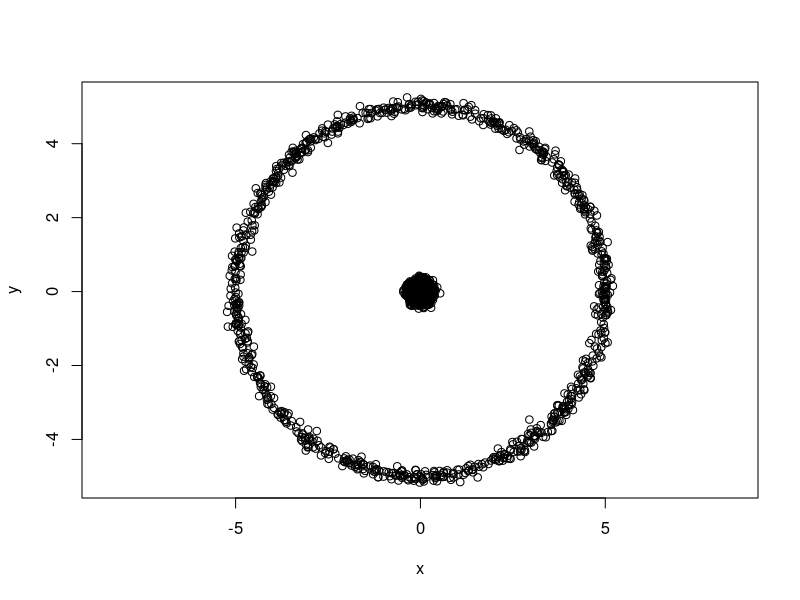

Here is the R script that generated this plot: (Note: this script raises an error after producing the figure.)
set.seed(10)

r1 <- 5; r2 <- 0.2; n <- 1000
ind <- runif(n, min = 0, max = 2*pi)
x <- c(cos(ind)*r1, cos(ind)*r2) + 0.1*rnorm(2*n)
y <- c(sin(ind)*r1, sin(ind)*r2) + 0.1*rnorm(2*n)

plot(x,y, asp = T)

dat <- cbind(x, y)

#do spectral clustering
eig <- eigen(cov(dat))
clus <- kmeans(eig$vectors)

#hahha failed experiment. right. spectral clustering usually takes in a weighted laplacian matrix based on the distances between points